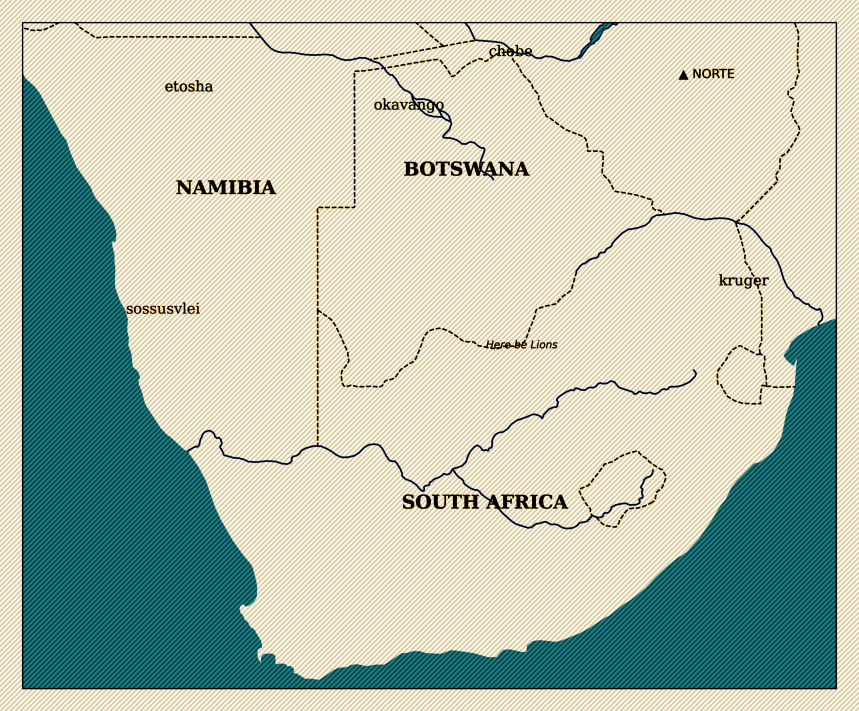
#> input picture root/medieval_africa_final.png, 3435 x 2844 px (shown at 1/4 size)
$ python -i map.py   (imports and definitions only)
#> lines starting #> are read from the running program, lines starting #| are printed output that depends on the picture
import matplotlib.pyplot as plt
import cartopy.crs as ccrs
import cartopy.feature as cfeature
from PIL import Image, ImageFilter, ImageOps

# --- 1. CONFIGURACIÓN DEL MAPA ---
fig = plt.figure(figsize=(14, 12))
# [1 line that did not run here, left out]
# [1 line not run here, left out]

# --- 2. UBICACIONES PRECISAS (VERIFICADAS) ---
locations = {
    "Etosha": {"xy": (16.5, -18.75), "color": "#2d1a0f"},
    "Sossusvlei": {"xy": (15.8, -24.76), "color": "#8c4c2b"},
    "Okavango": {"xy": (22.45, -19.25), "color": "#1f3d2a"},
    "Chobe": {"xy": (25.2, -17.8), "color": "#3b5a3c"},
    "Kruger": {"xy": (31.5, -24.0), "color": "#2d1a0f"},
}

# --- 3. ELEMENTOS GEOGRÁFICOS ---
# [18 lines not run here, left out]

# --- 5. ETIQUETAS DE PAÍSES ---
country_labels = {
    "NAMIBIA": {"xy": (17.5, -21.5), "fontsize": 18, "color": "#2d1a0f"},
    "BOTSWANA": {"xy": (24.0, -21.0), "fontsize": 18, "color": "#2d1a0f"},
    "SOUTH AFRICA": {"xy": (24.5, -30.0), "fontsize": 18, "color": "#2d1a0f"}
}

# [19 lines not run here, left out]

# No plt.close() ni plt.show() aquí — dejamos que el archivo quede guardado.

# --- 8. PROCESAMIENTO DE IMAGEN ---
def apply_parchment_effect(input_path, output_path):
#> called with input_path = 'medieval_africa_final.png', output_path = 'out.png'
    map_img = Image.open(input_path).convert('RGB')
#> map_img is the input picture: PIL image 3435x2844 RGB; mean R, G, B 181.5, 192.9, 175.1
    w, h = map_img.size
#> w = 3435; h = 2844

    texture = Image.new('RGB', (w, h), '#f5e8c9')
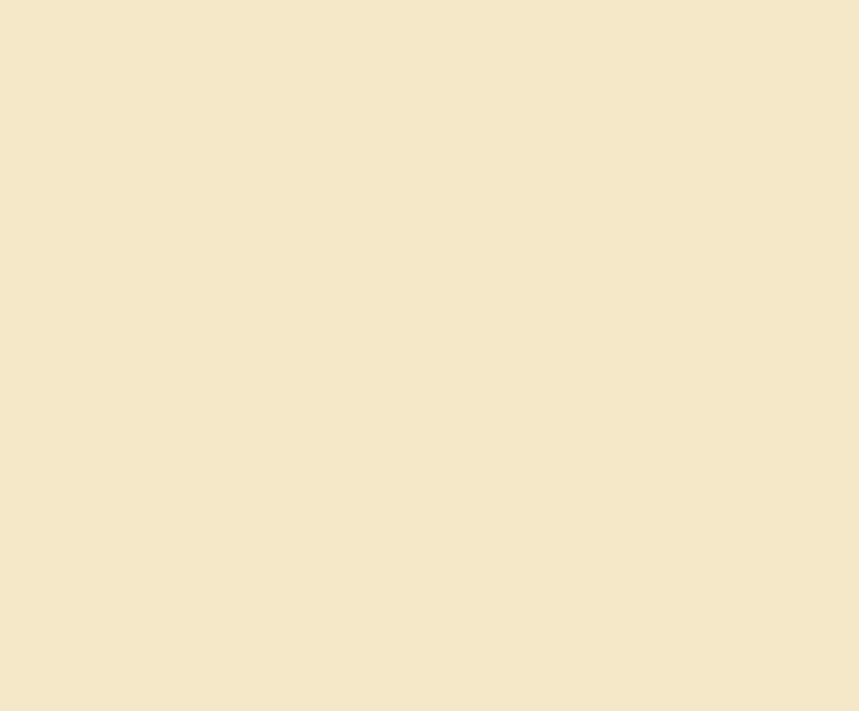
#> texture: PIL image 3435x2844 RGB (shown at 1/4 size); mean R, G, B 245, 232, 201
    pixels = texture.load()
    for i in range(w):
        for j in range(h):
            if (i + j) % 20 < 10:
                pixels[i,j] = (210, 190, 160)

    final = Image.blend(map_img, texture, alpha=0.25)
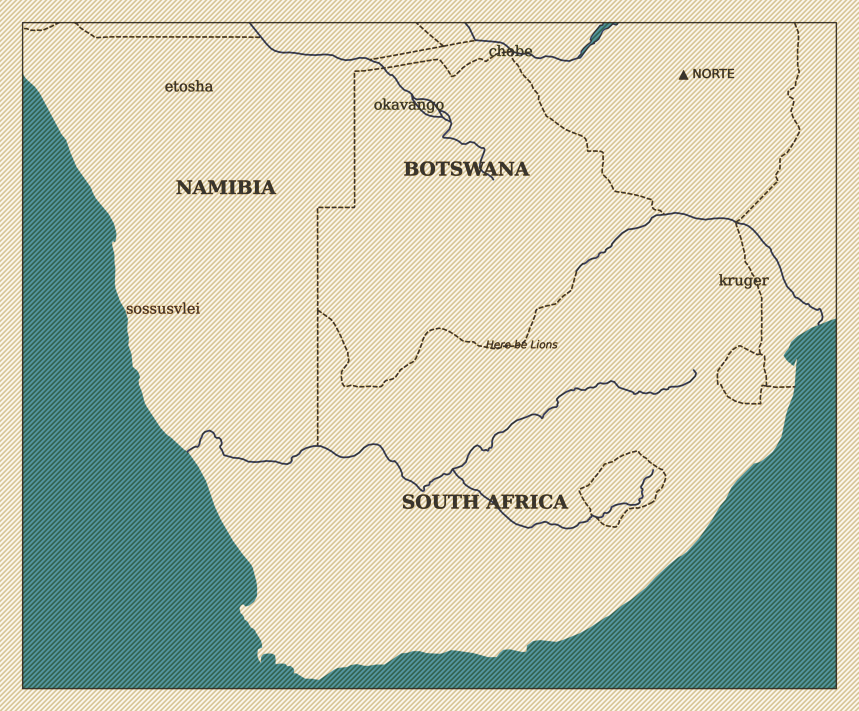
#> final: PIL image 3435x2844 RGB (shown at 1/4 size); mean R, G, B 192.4, 197.1, 176.1
    final = final.filter(ImageFilter.GaussianBlur(radius=0.8))
    final = ImageOps.autocontrast(final, cutoff=2)
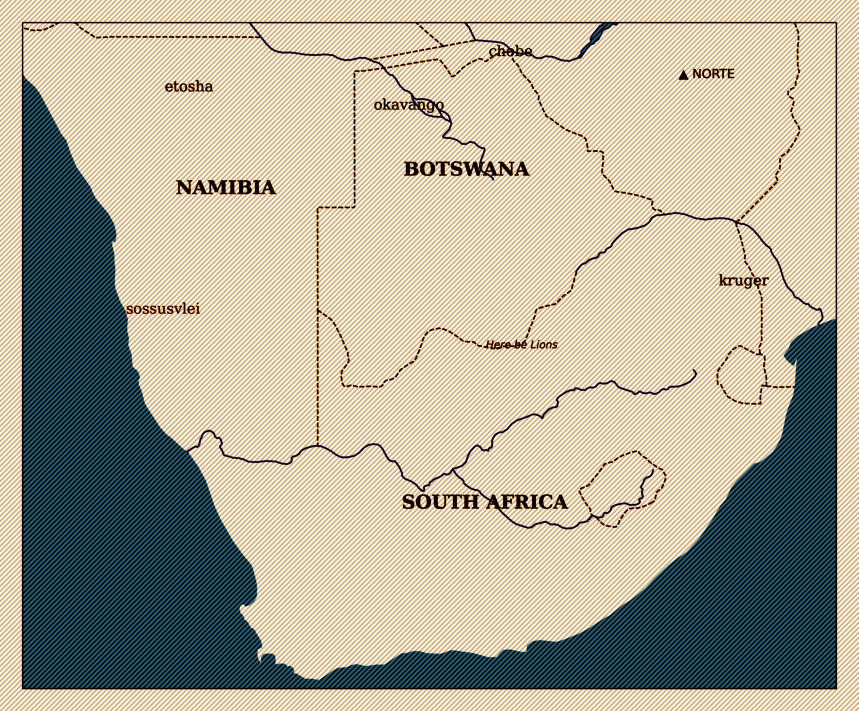
#> final: PIL image 3435x2844 RGB (shown at 1/4 size); mean R, G, B 178.5, 172.2, 153.4
    final.save(output_path)

# [2 lines not run here, left out]

>>> result = apply_parchment_effect('medieval_africa_final.png', 'out.png')
